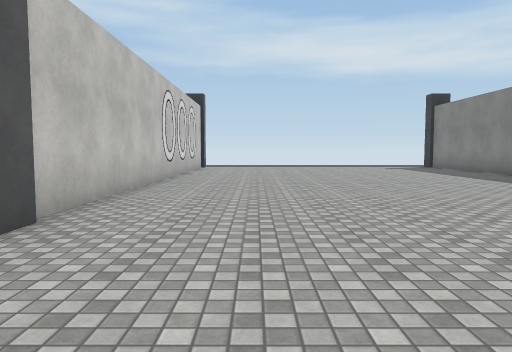
view 1 (above)

20 first-person views from a walk through a Unity game level. The camera is 1.4 m above the floor, tilts 4° down and sees 70° across. The floor is counted in squares, 2 m on a side. Each view is taken from the middle of a square. On the plan, view 1 faces up. The plan holds only what a view shows up to about 11 squares ahead; the rest is blank. The place goes on beyond the plan. The player is left out. Some surface patterns are stand-ins.

view 2
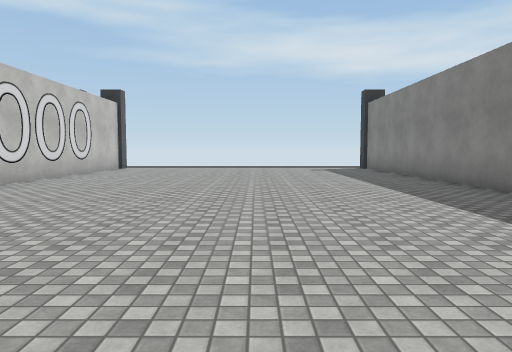

view 3
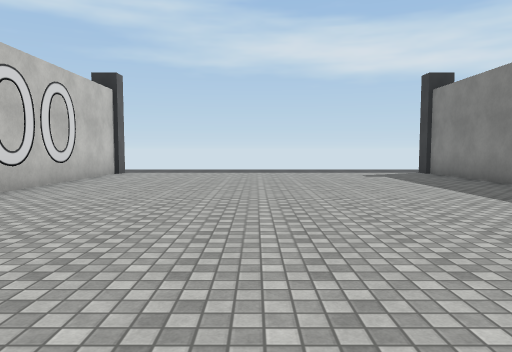

view 4
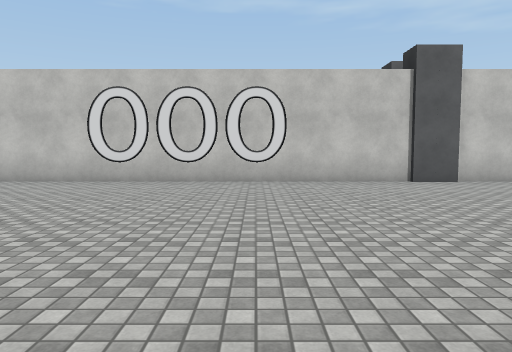

view 5
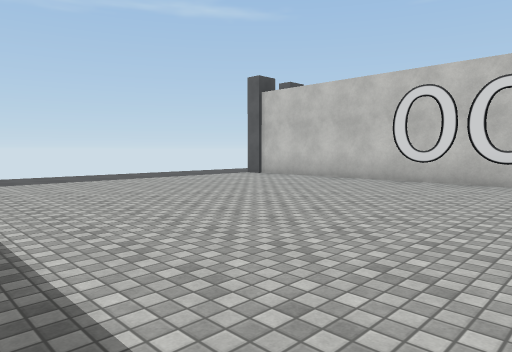

view 6
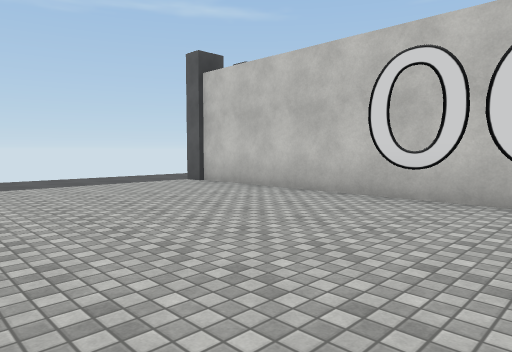

view 7
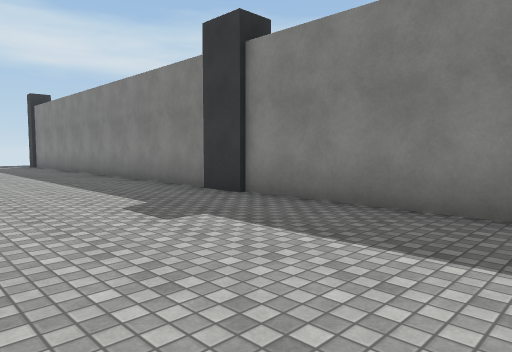

view 8
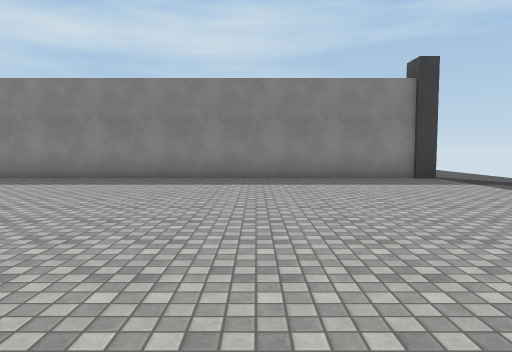

view 9
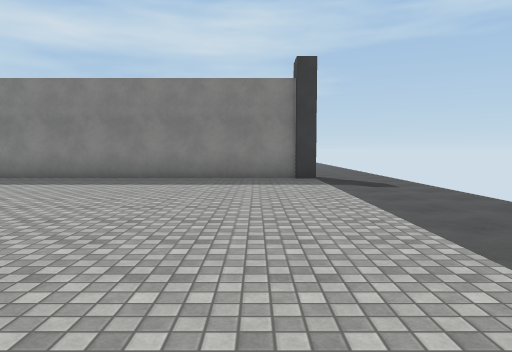

view 10
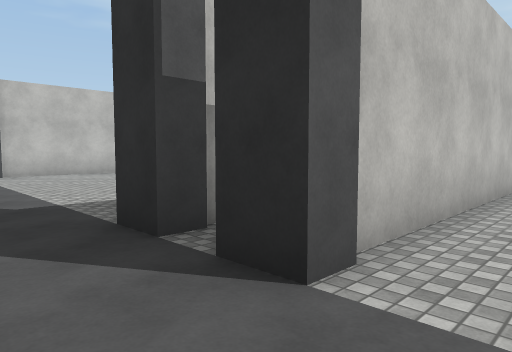

view 11
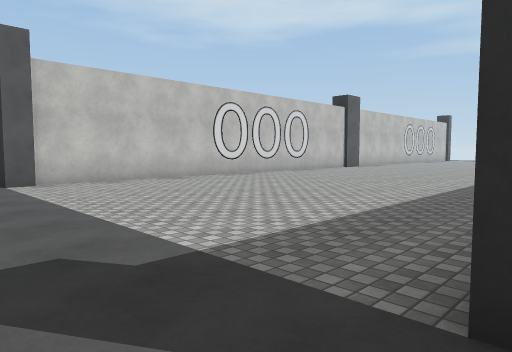

view 12
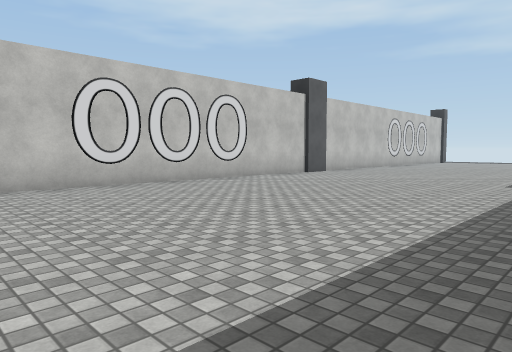

view 13
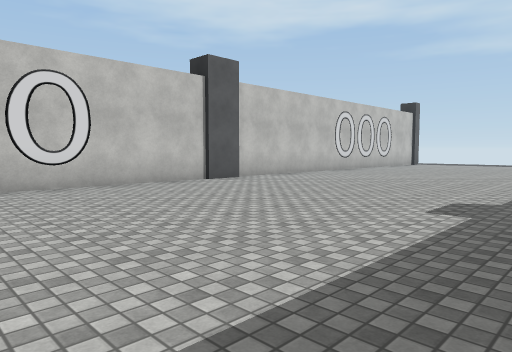

view 14
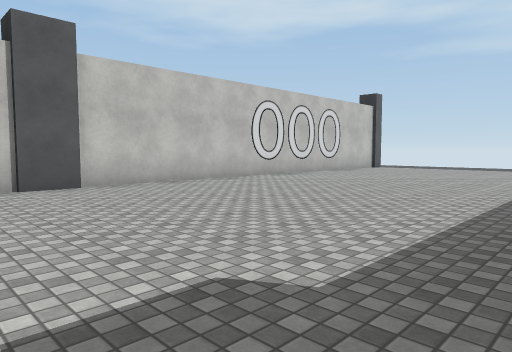

view 15
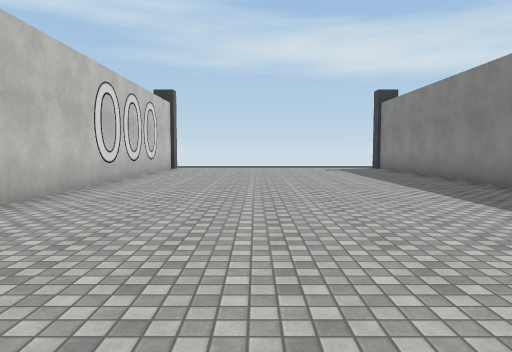

view 16
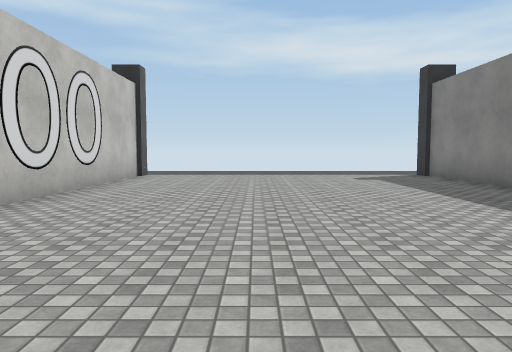

view 17
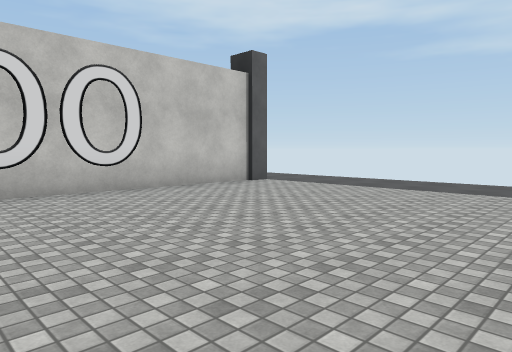

view 18
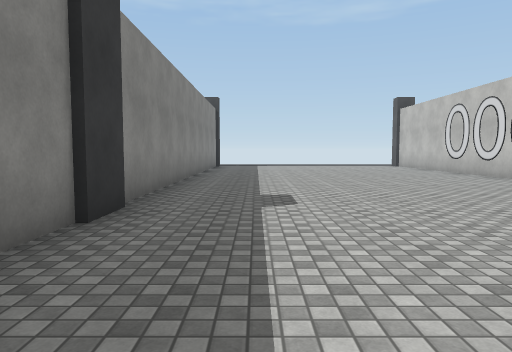

view 19
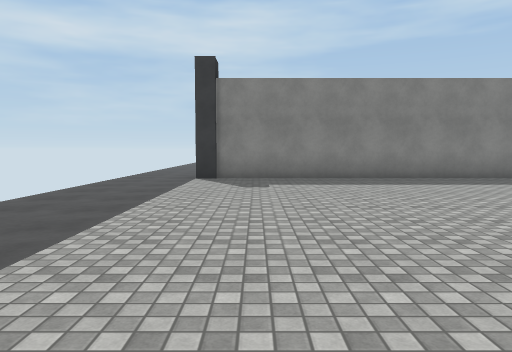

view 20
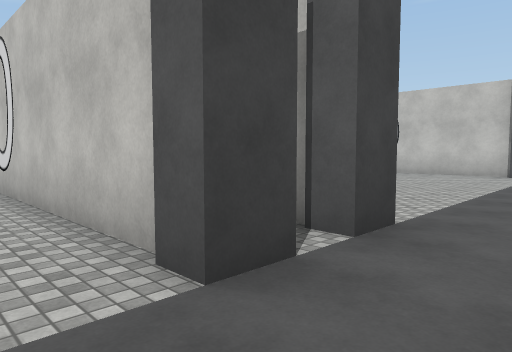

### Floor plan
Points are (right, up) in squares from view 1. A wall is a line through its corners. A room is listed if a view was taken in it or the views show most of it. See-through windows are left out.
Room 1 (views 1, 2, 3, 4, 5, 6, 7, 8, 9, 10, 19, 20)
walls: (-3.6, -8.8) (-3.6, -9.5); (-2.3, 15.5) (-2.3, -9.5); (7.3, -9.6) (7.3, 15.5); (-3.6, 15.5) (-3.6, 14.8)
glass walls: (-2, -0.4) (-2, -4.6); (-2, 12.1) (-2, 7.9)
ways out: opening at (-3.5, -10.5) to room 2; opening at (-3.5, 16.5) to room 2; opening at (7, -10.5); opening at (7, 16.5)
Room 2 (views 11, 12, 13, 14, 15, 16, 17, 18)
walls: (-4.2, 7.8) (-4.2, 15.5); (-4.2, -4) (-4.2, 4.6); (-4.5, 15.5) (-3.6, 15.5); (-12.2, 15.5) (-12.2, -9.5); (-3.6, -9.5) (-4.4, -9.5); (-3, 15.5) (-2.3, 15.5); (-2, -9.5) (-2.9, -9.5)
glass walls: (-12, -0.4) (-12, -4.6); (-12, 12.1) (-12, 7.9)
ways out: opening at (-3.5, -10.5) to room 1; opening at (-3.5, 16.5) to room 1; opening at (-13, 16.5)

Positions as (right, up) in squares from view 1, and headings:
1: (0, 0), facing up
2: (3, 1), facing up
3: (2, 4), facing up
4: (6, -1), facing left
5: (6, -1), facing down-left
6: (3, -2), facing down-left
7: (3, -2), facing up-right
8: (-2, -5), facing right
9: (-2, -8), facing right
10: (-1, -11), facing up-left
11: (-4, -11), facing up-left
12: (-5, -7), facing up-left
13: (-5, -3), facing up-left
14: (-5, 1), facing up-left
15: (-9, 1), facing up
16: (-9, 5), facing up
17: (-6, 9), facing up-left
18: (-6, 7), facing down
19: (-2, 14), facing right
20: (-1, 17), facing down-left
